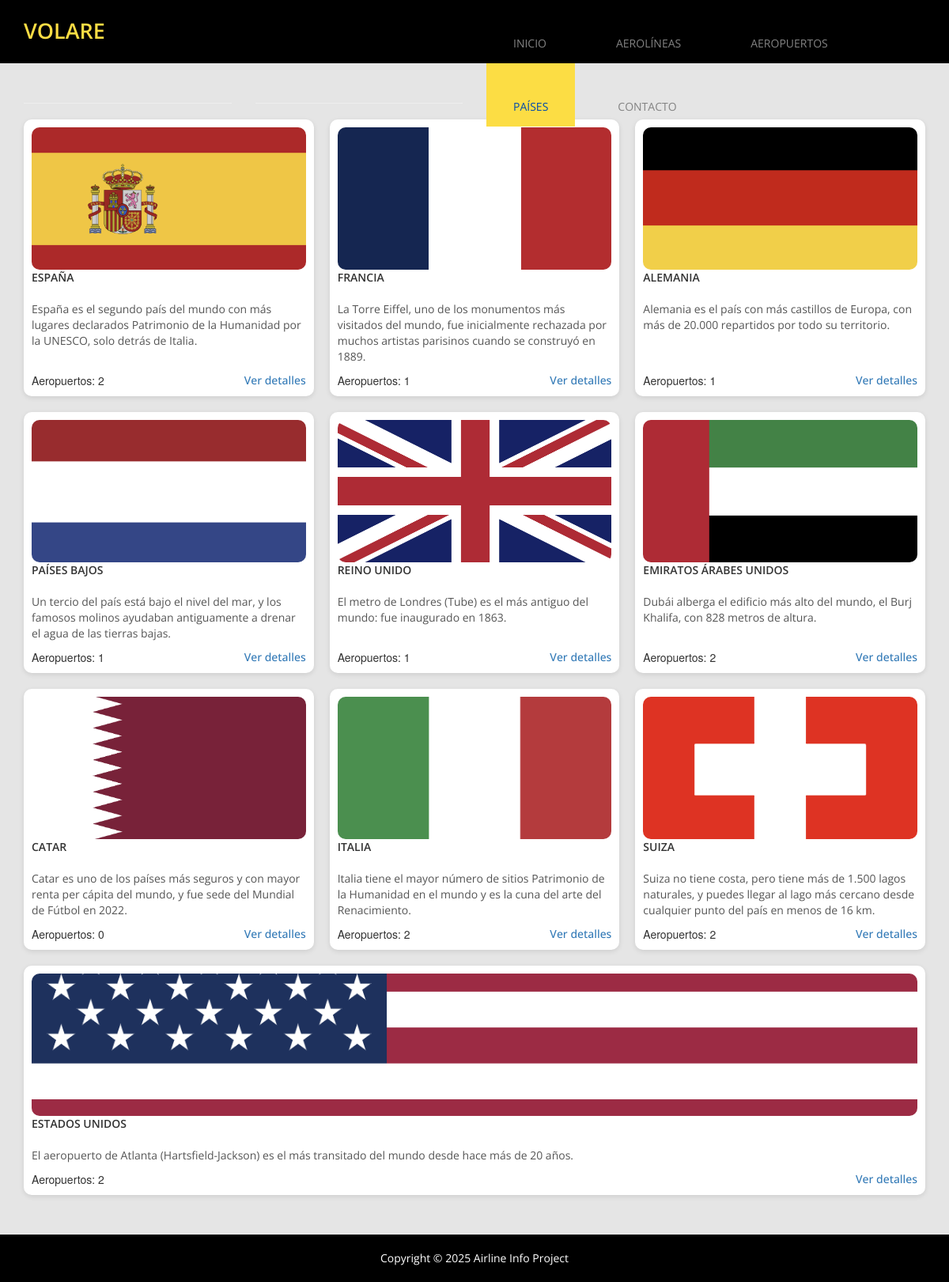
/paises/, run on the app's committed database.
### appProyectoVolare/models.py (models this page shows, shortened)
class Pais(models.Model):
    id_pais = models.AutoField(primary_key=True)
    nombre = models.CharField(max_length=100)
    bandera = models.ImageField(upload_to='banderas_paises/')
    curiosidad = models.TextField()

### appProyectoVolare/views.py (the view)
# urls.py: path('paises/', PaisListView.as_view(), name='lista_paises'),
class PaisListView(ListView):
    template_name = 'pais.html'
    context_object_name = 'paises'
    def get_queryset(self):
        return get_list_or_404(Pais)

### appProyectoVolare/templates/pais.html (shortened to what this page needs)
{% extends 'base.html' %}
{% load static %}
{% block extra_css %}
<link rel="stylesheet" href="{% static 'css/paises.css' %}">
{% endblock %}
{% block content %}
<section class="container tm-home-section-1">
  <div class="row">
    <div class="tm-section-header">
      <div class="col-lg-3 col-md-3 col-sm-3"><hr></div>
      <div class="col-lg-3 col-md-3 col-sm-3"><hr></div>
    </div>
  </div>
  <div class="country-grid">
    {% for pais in paises %}
      <div class="country-card">
        {% if pais.bandera %}
          <img src="{{ pais.bandera.url }}"
               alt="{{ pais.nombre }}"
               class="country-image">
        {% else %}
          <img src="{% static 'img/placeholder.png' %}"
               alt="Sin imagen"
               class="country-image">
        {% endif %}
        <div class="country-info">
          <p class="country-name">{{ pais.nombre }}</p>
          <p class="country-description">
            {{ pais.curiosidad|default:"Sin curiosidad disponible" }}
          </p>
        </div>
        <div class="country-footer">
          <span>Aeropuertos: {{ pais.aeropuerto_set.count }}</span>
          <a href="{% url 'detalle_pais' pais.id_pais %}">Ver detalles</a>
        </div>
      </div>
    {% endfor %}
  </div>
</section>
{% endblock %}

### appProyectoVolare/static/css/templatemo-style.css (style rules this page uses)
ul,p { margin: 0; padding: 0; }
h1,h2,h3,a,p { font-family: 'Open Sans', sans-serif; }
body { overflow-x: hidden; }
.tm-gray-bg { background-color: #E5E5E5; }
.tm-home-section-1 { position: relative; top: -50px; }

### appProyectoVolare/static/css/paises.css (style rules this page uses)
.country-image { width: 100%; height: 180px; aspect-ratio: 1 / 1; object-fit: cover; border-radius: 10px; }
.country-grid { display: flex; flex-wrap: wrap; gap: 20px; }
.country-card { flex: 1 1 calc(33.333% - 20px); display: flex; flex-direction: column; justify-content: space-between; background: white; padding: 10px; border-radius: 10px; box-shadow: 0 2px 6px rgba(0,0,0,0.1); }
.country-info { flex-grow: 1; }
.country-name { margin-bottom: 20px; text-transform: uppercase; font-weight: 600; }
.country-description { margin-top: 10px; color: #555; }
.country-footer { margin-top: auto; padding-top: 10px; font-weight: 500; display: flex; justify-content: space-between; align-items: center; }

### data on the page
Pais: bandera (picture), nombre "ESPAÑA", curiosidad "España es el segundo país del mundo con más lugares declarados Patrimonio de la Humanidad por la UNESCO, solo detrás de Italia.", aeropuerto_set.count "2"
Pais: bandera (picture), nombre "FRANCIA", curiosidad "La Torre Eiffel, uno de los monumentos más visitados del mundo, fue inicialmente rechazada por muchos artistas parisinos cuando se construyó en 1889.", aeropuerto_set.count "1"
Pais: bandera (picture), nombre "ALEMANIA", curiosidad "Alemania es el país con más castillos de Europa, con más de 20.000 repartidos por todo su territorio.", aeropuerto_set.count "1"
Pais: bandera (picture), nombre "PAÍSES BAJOS", curiosidad "Un tercio del país está bajo el nivel del mar, y los famosos molinos ayudaban antiguamente a drenar el agua de las tierras bajas.", aeropuerto_set.count "1"
Pais: bandera (picture), nombre "REINO UNIDO", curiosidad "El metro de Londres (Tube) es el más antiguo del mundo: fue inaugurado en 1863.", aeropuerto_set.count "1"
Pais: bandera (picture), nombre "EMIRATOS ÁRABES UNIDOS", curiosidad "Dubái alberga el edificio más alto del mundo, el Burj Khalifa, con 828 metros de altura.", aeropuerto_set.count "2"
Pais: bandera (picture), nombre "CATAR", curiosidad "Catar es uno de los países más seguros y con mayor renta per cápita del mundo, y fue sede del Mundial de Fútbol en 2022.", aeropuerto_set.count "0"
Pais: bandera (picture), nombre "ITALIA", curiosidad "Italia tiene el mayor número de sitios Patrimonio de la Humanidad en el mundo y es la cuna del arte del Renacimiento.", aeropuerto_set.count "2"
Pais: bandera (picture), nombre "SUIZA", curiosidad "Suiza no tiene costa, pero tiene más de 1.500 lagos naturales, y puedes llegar al lago más cercano desde cualquier punto del país en menos de 16 km.", aeropuerto_set.count "2"
Pais: bandera (picture), nombre "ESTADOS UNIDOS", curiosidad "El aeropuerto de Atlanta (Hartsfield-Jackson) es el más transitado del mundo desde hace más de 20 años.", aeropuerto_set.count "2"

### other printed values
{{ year|default:"2025" }} "2025"
